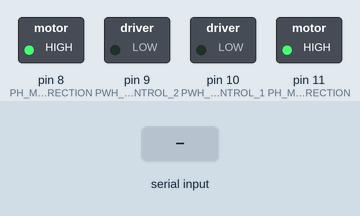
Recording of a sketch running on a simulated Arduino Uno, built with avr-gcc and run on an emulated ATmega328P. Parts: switched loads named in the sketch (green lamp = pin HIGH). Inputs (shaded band) come from the test bench.

Above: at 1.2 s.
1.3 s: "F" received over Serial
At 1.8 s:
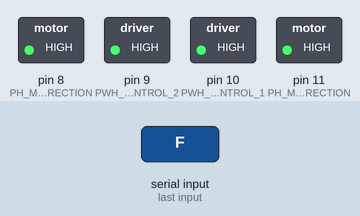
3.0 s: "B" received over Serial
At 4.3 s:
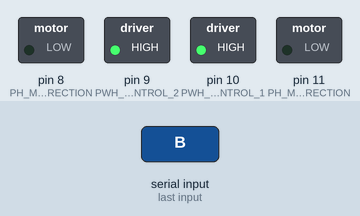
4.7 s: "L" received over Serial
At 5.6 s:
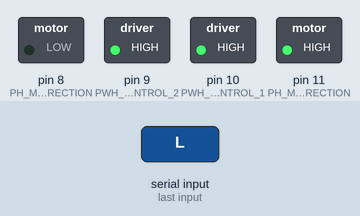
6.4 s: "R" received over Serial
At 6.9 s:
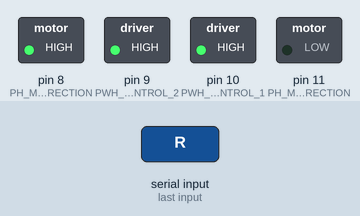
8.1 s: "1" received over Serial
At 9.3 s:
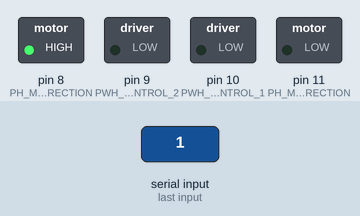
Timing chart, 0 to 10.6 s (numbered marks = the images above; inputs shaded):
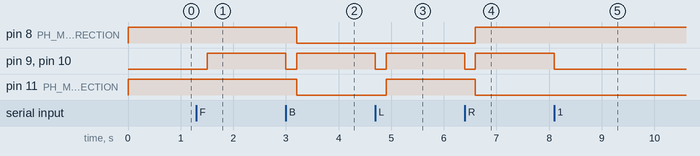

Measured:
- after the input at 1.3 s, pin 9 (PWH_ON_SPEED_CONTROL_2), pin 10 (PWH_ON_SPEED_CONTROL_1): LOW → HIGH after 0.20 s
- after the input at 3.0 s, pin 8 (PH_MOTOR_2_DIRECTION), pin 11 (PH_MOTOR_1_DIRECTION): HIGH → LOW after 0.20 s; pin 9 (PWH_ON_SPEED_CONTROL_2), pin 10 (PWH_ON_SPEED_CONTROL_1): HIGH → LOW at once, → HIGH 0.20 s later
- after the input at 4.7 s, pin 9 (PWH_ON_SPEED_CONTROL_2), pin 10 (PWH_ON_SPEED_CONTROL_1): HIGH → LOW at once, → HIGH 0.20 s later; pin 11 (PH_MOTOR_1_DIRECTION): LOW → HIGH after 0.20 s
- after the input at 6.4 s, pin 8 (PH_MOTOR_2_DIRECTION): LOW → HIGH after 0.20 s; pin 9 (PWH_ON_SPEED_CONTROL_2), pin 10 (PWH_ON_SPEED_CONTROL_1): HIGH → LOW at once, → HIGH 0.20 s later; pin 11 (PH_MOTOR_1_DIRECTION): HIGH → LOW after 0.20 s
- after the input at 8.1 s, pin 9 (PWH_ON_SPEED_CONTROL_2), pin 10 (PWH_ON_SPEED_CONTROL_1): HIGH → LOW at once

The sketch:

mark1.ino
```cpp
#define PH_MOTOR_2_DIRECTION              8
#define PWH_ON_SPEED_CONTROL_2            9
#define PWH_ON_SPEED_CONTROL_1            10
#define PH_MOTOR_1_DIRECTION              11

int command;
int PWH_ON_SPEED_CONTROL_VALUE = 255;
int STEERING_SPEED = 255;
int PAUSE = 200;

void GO_FORWARD (){
  digitalWrite(PH_MOTOR_1_DIRECTION,HIGH);
  digitalWrite(PH_MOTOR_2_DIRECTION,HIGH);
  analogWrite(PWH_ON_SPEED_CONTROL_1,PWH_ON_SPEED_CONTROL_VALUE);
  analogWrite(PWH_ON_SPEED_CONTROL_2,PWH_ON_SPEED_CONTROL_VALUE);
  delay(PAUSE);
}
void GO_BACKWARD (){
  digitalWrite(PH_MOTOR_1_DIRECTION,LOW);
  digitalWrite(PH_MOTOR_2_DIRECTION,LOW);
  analogWrite(PWH_ON_SPEED_CONTROL_1,PWH_ON_SPEED_CONTROL_VALUE);
  analogWrite(PWH_ON_SPEED_CONTROL_2,PWH_ON_SPEED_CONTROL_VALUE);
  delay(PAUSE);
}
void GO_STOP (){
  analogWrite(PWH_ON_SPEED_CONTROL_1,0);
  analogWrite(PWH_ON_SPEED_CONTROL_2,0);
  delay(PAUSE);
}
void SPIN_LEFT (){
  digitalWrite(PH_MOTOR_1_DIRECTION,HIGH);
  digitalWrite(PH_MOTOR_2_DIRECTION,LOW);
  analogWrite(PWH_ON_SPEED_CONTROL_1,STEERING_SPEED);
  analogWrite(PWH_ON_SPEED_CONTROL_2,STEERING_SPEED);
  delay(PAUSE);
}
void SPIN_RIGHT (){
  digitalWrite(PH_MOTOR_1_DIRECTION,LOW);
  digitalWrite(PH_MOTOR_2_DIRECTION,HIGH);
  analogWrite(PWH_ON_SPEED_CONTROL_1,STEERING_SPEED);
  analogWrite(PWH_ON_SPEED_CONTROL_2,STEERING_SPEED);
  delay(PAUSE);
}

void setup() {
  // put your setup code here, to run once:
  Serial.begin(9600);

  pinMode(PH_MOTOR_1_DIRECTION,OUTPUT);
  pinMode(PH_MOTOR_2_DIRECTION ,OUTPUT);
  pinMode(PWH_ON_SPEED_CONTROL_1,OUTPUT);
  pinMode(PWH_ON_SPEED_CONTROL_2,OUTPUT);

  digitalWrite(PH_MOTOR_1_DIRECTION,HIGH);
  digitalWrite(PH_MOTOR_2_DIRECTION,HIGH);

  digitalWrite(17,HIGH);
  digitalWrite(18,HIGH);
  digitalWrite(19,HIGH);

}

void loop() {
  // put your main code here, to run repeatedly:
    if (Serial.available() > 0) {
    command = Serial.read();
    GO_STOP();
    switch (command) {
      case 'F':
        GO_FORWARD();
        break;
      case 'B':
        GO_BACKWARD();
        break;
      case 'L':
        SPIN_LEFT();
        break;
      case 'R':
        SPIN_RIGHT();
        break;
     }
   }
}
```
